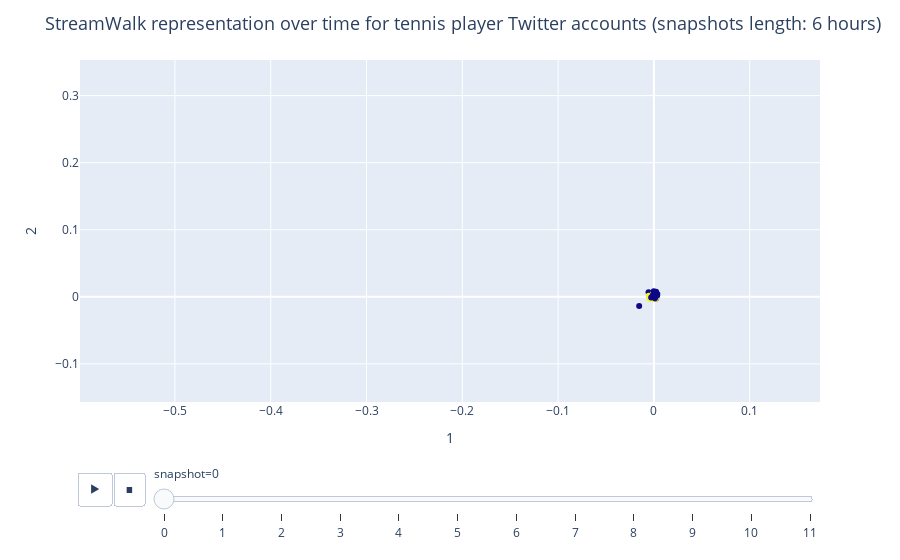

The cell this chart's notebook holds for it:
### Markdown cell above
**Visualization notes:**
    
- **Nodes:** Twitter accounts of tennis players
    - **yellow:** players who play on the given day
    - **purple:** player who doesn't play on the given day
    - colors change from day to day (after every 4 snapshots)
    
- **Representations:**
    - initialized uniformly at random in a 128-dimensional space (close to the origo in snapshot=0)
    - updated online as @-mention arrive in the edge stream (we only show the first two coordinates)
    - performance is considered better when yellow nodes are mapped close to each other
- **Results:**
    - StreamWalk (with 3 hours half-time) efficiently capture daily players by the end of each day
    - Online second order similarity (with longer half-life) can also map daily players close to each other in the embedded space

### Code cell
fig_sw

### Figure 1 — Plotly figure (JSON) as saved in the notebook; plotly's stock layout.template omitted (floating-point values rounded to 4 significant figures)
{"data": [{"hovertemplate": "<b>%{hovertext}</b><br><br>snapshot=0<br>1=%{x}<br>2=%{y}<br>label=%{marker.color}<extra></extra>", "hovertext": ["102652835", "104294006", "1044227084", "1110553549", "118779247", "134906432", "138358313", "139556944", "14056125", "14123683", "146613488", "1484787162", "1490817636", "1601451361", "1612711830", "162187399", "174876254", "186668655", "2223114825", "2455053222", "2498274386", "259925559", "2602158362", "275115103", "2847445620", "2913792699", "295610884", "297380894", "2997502061", "340548756", "344634424", "348332740", "351625171", "35441526", "410232624", "446304475", "459954236", "481461757", "48348735", "485511296", "506429053", "50725573", "52818366", "533202479", "57165979", "594029345", "632089798", "65187067", "726543308", "74361297", "826220690441437184", "830685463", "847389421", "850660369", "87174678", "87769890", "94166168"], "ids": [102652835, 104294006, 1044227084, 1110553549, 118779247, 134906432, 138358313, 139556944, 14056125, 14123683, 146613488, 1484787162, 1490817636, 1601451361, 1612711830, 162187399, 174876254, 186668655, 2223114825, 2455053222, 2498274386, 259925559, 2602158362, 275115103, 2847445620, 2913792699, 295610884, 297380894, 2997502061, 340548756, 344634424, 348332740, 351625171, 35441526, 410232624, 446304475, 459954236, 481461757, 48348735, 485511296, 506429053, 50725573, 52818366, 533202479, 57165979, 594029345, 632089798, 65187067, 726543308, 74361297, 826220690441437200, 830685463, 847389421, 850660369, 87174678, 87769890, 94166168], "legendgroup": "", "marker": {"color": [1, 0, 0, 0, 0, 0, 0, 0, 0, 0, 1, 0, 0, 0, 0, 0, 0, 0, 1, 0, 1, 0, 0, 0, 0, 0, 0, 0, 0, 0, 0, 1, 0, 0, 1, 0, 0, 1, 1, 0, 0, 1, 0, 1, 0, 0, 1, 0, 0, 0, 1, 0, 1, 0, 0, 0, 0], "coloraxis": "coloraxis", "symbol": "circle"}, "mode": "markers", "name": "", "orientation": "v", "showlegend": false, "type": "scatter", "x": [0.0009417, -2.336e-05, -5.267e-06, -0.0002885, 0.001471, -0.0004919, 0.0006104, 0.00279, 0.001301, -0.001139, -0.00209, -0.0002463, 0.001646, 0.001257, -0.002444, -0.0007409, 0.0005574, 0.001576, -0.003887, 0.001211, 0.0002279, 0.00232, 0.002254, -0.0001861, -0.0009394, 0.001039, -0.003681, -0.001755, -0.001028, -0.001415, -0.005612, 0.001692, 0.0004641, -0.000354, -0.001093, 0.001262, -0.002305, -0.003897, -0.001605, -0.001977, -0.001817, -0.0008692, -0.01541, -0.005423, -0.000214, 0.002642, -0.0009909, 0.00355, -0.0005389, -0.001252, 0.001995, 0.003325, -0.004489, 0.001091, -0.002833, -0.0001846, 0.001403], "xaxis": "x", "y": [0.002166, 0.001258, 0.0001017, 0.002421, 0.00689, -0.0002417, -0.001512, 0.0003954, 0.0002835, 0.002132, 0.0007895, 0.0008454, -0.002545, 0.0009896, -0.001784, 0.0005799, -0.0002835, -0.002563, 0.00255, -5.248e-05, -0.001953, -0.002576, 0.007566, -0.0004394, -0.001301, 0.001283, -0.001098, 0.002021, 0.002578, 0.001271, 0.006638, 0.001702, -0.0002049, 0.004323, 0.000287, -0.001218, 0.0003633, 0.0004558, -0.002806, 0.001251, -0.001664, 0.004949, -0.01384, 0.001386, 0.0009723, 0.004828, -0.002514, 0.004283, 0.0003885, 0.002313, -0.002863, 0.002154, -0.003074, -0.002166, -0.001009, 0.00832, 0.001275], "yaxis": "y"}], "layout": {"coloraxis": {"colorbar": {"title": {"text": "label"}}, "colorscale": [[0, "#0d0887"], [0.1111, "#46039f"], [0.2222, "#7201a8"], [0.3333, "#9c179e"], [0.4444, "#bd3786"], [0.5556, "#d8576b"], [0.6667, "#ed7953"], [0.7778, "#fb9f3a"], [0.8889, "#fdca26"], [1, "#f0f921"]], "showscale": false}, "legend": {"tracegroupgap": 0}, "margin": {"t": 60}, "showlegend": false, "sliders": [{"active": 0, "currentvalue": {"prefix": "snapshot="}, "len": 0.9, "pad": {"b": 10, "t": 60}, "steps": [{"args": [["0"], {"frame": {"duration": 0, "redraw": false}, "fromcurrent": true, "mode": "immediate", "transition": {"duration": 0, "easing": "linear"}}], "label": "0", "method": "animate"}, {"args": [["1"], {"frame": {"duration": 0, "redraw": false}, "fromcurrent": true, "mode": "immediate", "transition": {"duration": 0, "easing": "linear"}}], "label": "1", "method": "animate"}, {"args": [["2"], {"frame": {"duration": 0, "redraw": false}, "fromcurrent": true, "mode": "immediate", "transition": {"duration": 0, "easing": "linear"}}], "label": "2", "method": "animate"}, {"args": [["3"], {"frame": {"duration": 0, "redraw": false}, "fromcurrent": true, "mode": "immediate", "transition": {"duration": 0, "easing": "linear"}}], "label": "3", "method": "animate"}, {"args": [["4"], {"frame": {"duration": 0, "redraw": false}, "fromcurrent": true, "mode": "immediate", "transition": {"duration": 0, "easing": "linear"}}], "label": "4", "method": "animate"}, {"args": [["5"], {"frame": {"duration": 0, "redraw": false}, "fromcurrent": true, "mode": "immediate", "transition": {"duration": 0, "easing": "linear"}}], "label": "5", "method": "animate"}, {"args": [["6"], {"frame": {"duration": 0, "redraw": false}, "fromcurrent": true, "mode": "immediate", "transition": {"duration": 0, "easing": "linear"}}], "label": "6", "method": "animate"}, {"args": [["7"], {"frame": {"duration": 0, "redraw": false}, "fromcurrent": true, "mode": "immediate", "transition": {"duration": 0, "easing": "linear"}}], "label": "7", "method": "animate"}, {"args": [["8"], {"frame": {"duration": 0, "redraw": false}, "fromcurrent": true, "mode": "immediate", "transition": {"duration": 0, "easing": "linear"}}], "label": "8", "method": "animate"}, {"args": [["9"], {"frame": {"duration": 0, "redraw": false}, "fromcurrent": true, "mode": "immediate", "transition": {"duration": 0, "easing": "linear"}}], "label": "9", "method": "animate"}, {"args": [["10"], {"frame": {"duration": 0, "redraw": false}, "fromcurrent": true, "mode": "immediate", "transition": {"duration": 0, "easing": "linear"}}], "label": "10", "method": "animate"}, {"args": [["11"], {"frame": {"duration": 0, "redraw": false}, "fromcurrent": true, "mode": "immediate", "transition": {"duration": 0, "easing": "linear"}}], "label": "11", "method": "animate"}], "x": 0.1, "xanchor": "left", "y": 0, "yanchor": "top"}], "title": {"font": {"size": 18}, "text": "StreamWalk representation over time for tennis player Twitter accounts (snapshots length: 6 hours)"}, "updatemenus": [{"buttons": [{"args": [null, {"frame": {"duration": 1000, "redraw": false}, "fromcurrent": true, "mode": "immediate", "transition": {"duration": 500, "easing": "linear"}}], "label": "&#9654;", "method": "animate"}, {"args": [[null], {"frame": {"duration": 0, "redraw": false}, "fromcurrent": true, "mode": "immediate", "transition": {"duration": 0, "easing": "linear"}}], "label": "&#9724;", "method": "animate"}], "direction": "left", "pad": {"r": 10, "t": 70}, "showactive": false, "type": "buttons", "x": 0.1, "xanchor": "right", "y": 0, "yanchor": "top"}], "xaxis": {"anchor": "y", "domain": [0, 1], "range": [-0.5991, 0.1734], "title": {"text": "1"}}, "yaxis": {"anchor": "x", "domain": [0, 1], "range": [-0.1569, 0.3531], "title": {"text": "2"}}}}
